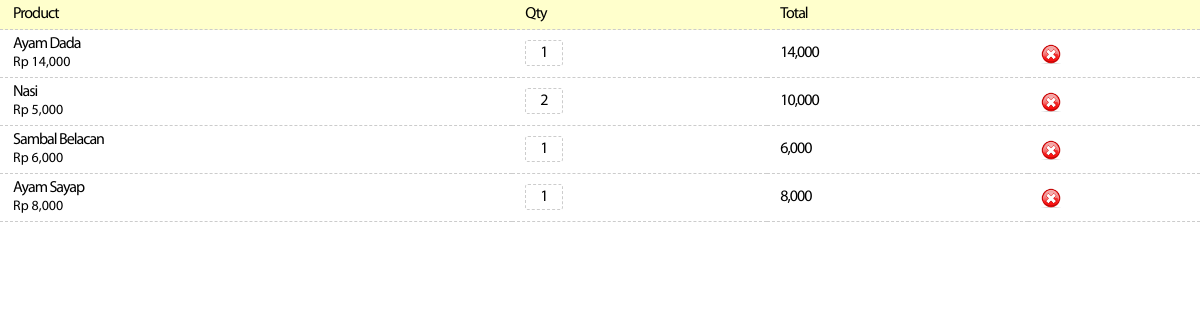
Screenshot of /pos_menu.php with the database file from the repository.
### tables this page shows
CREATE TABLE IF NOT EXISTS `ticket_item` (
  `ID` int(11) NOT NULL AUTO_INCREMENT,
  `TERMINAL` varchar(25) DEFAULT NULL,
  `ITEM_ID` int(11) DEFAULT NULL,
  `ITEM_COUNT` int(11) DEFAULT NULL,
  `ITEM_NAME` varchar(120) DEFAULT NULL,
  `CATEGORY_NAME` varchar(120) DEFAULT NULL,
  `ITEM_PRICE` double DEFAULT NULL,
  `DISCOUNT_RATE` double DEFAULT NULL,
  `SUB_TOTAL` double DEFAULT NULL,
  `DISCOUNT` double DEFAULT NULL,
  `TAX_AMOUNT` double DEFAULT NULL,
  `TOTAL_PRICE` double DEFAULT NULL,
  `NO_TRANSACTION` int(11) DEFAULT NULL,
  `SYNC` enum('Y','N') DEFAULT 'N',
  PRIMARY KEY (`ID`)
);

### pos_menu.php (the view, shortened to what this page needs)
<?php
$id	 	= $_GET['id'] ? $_GET['id'] : 1;
$query_titem = "select * from ticket_item";
$query_titem = mysql_query($query_titem);
?>
<link href="content/css/stylesheet.css" rel="stylesheet" type="text/css">
<table width="100%" border="0" cellpadding="3" cellspacing="0" class="table-model-01">
  <tr class="text_content">
    <td class="label_header">Product</td>
    <td class="label_header">Qty</td>
    <td class="label_header">Total</td>
    <td align="center">&nbsp;</td>
  </tr>
  <?php while($rwitem = mysql_fetch_array($query_titem)){ ?>
  <tr class="text_content_02">
    <td><div class="label_header"><?php echo"$rwitem[ITEM_NAME]" ?></div>
      <div>Rp
      <?php $item_price = number_format($rwitem['ITEM_PRICE']); echo "$item_price"; ?></div></td>
    <td class="label_header"><a href="<?php echo"pos_menu_qty.php?idm=$rwitem[ID_TICKET_ITEM]" ?>" class="pos-qty-box"><?php echo"$rwitem[ITEM_COUNT]" ?></a></td>
    <td class="label_header"><?php $total_price = number_format($rwitem['TOTAL_PRICE']); echo "$total_price"; ?></td>
    <td align="center"><a href="<?php echo"?act=del&id=$id&idm=$rwitem[ID_TICKET_ITEM]" ?>"><img src="content/images/btn-delete.png" width="20" height="20"  style="border:0;" /></a></td>
  </tr>
  <?php } ?>
</table>

### content/css/stylesheet.css (style rules this page uses)
body,td,th,input,select,textarea { font-size: 14px; font-family: MyriadPro-Regular; }
.label_header { text-decoration: none; color: #000000; font-size: 16px; letter-spacing: -1px; }
.table-model-01 { font-family: 'MyriadPro-Regular'; border-spacing: 0; border-collapse: collapse; }
.table-model-01 td { border-bottom-style: dashed; border-bottom-color: #CCC; border-bottom-width: 1px; padding-top: 5px; padding-bottom: 5px; text-align: left; text-indent: 10px; }
.pos-qty-box { height: 25px; width: 30px; border: 1px dashed #CCC; border-radius: 3px; text-decoration: none; color: #000; padding-top: 4px; padding-bottom: 4px; padding-right: 14px; padding-left: 14px; }

### pos_menu.php (style rules this page uses)
body,td,th { font-family: MyriadPro-Regular; }

### rows the page displays
ticket_item: ITEM_NAME "Ayam Dada", ITEM_PRICE "14,000", ITEM_COUNT "1", TOTAL_PRICE "14,000"
ticket_item: ITEM_NAME "Nasi", ITEM_PRICE "5,000", ITEM_COUNT "2", TOTAL_PRICE "10,000"
ticket_item: ITEM_NAME "Sambal Belacan", ITEM_PRICE "6,000", ITEM_COUNT "1", TOTAL_PRICE "6,000"
ticket_item: ITEM_NAME "Ayam Sayap", ITEM_PRICE "8,000", ITEM_COUNT "1", TOTAL_PRICE "8,000"
